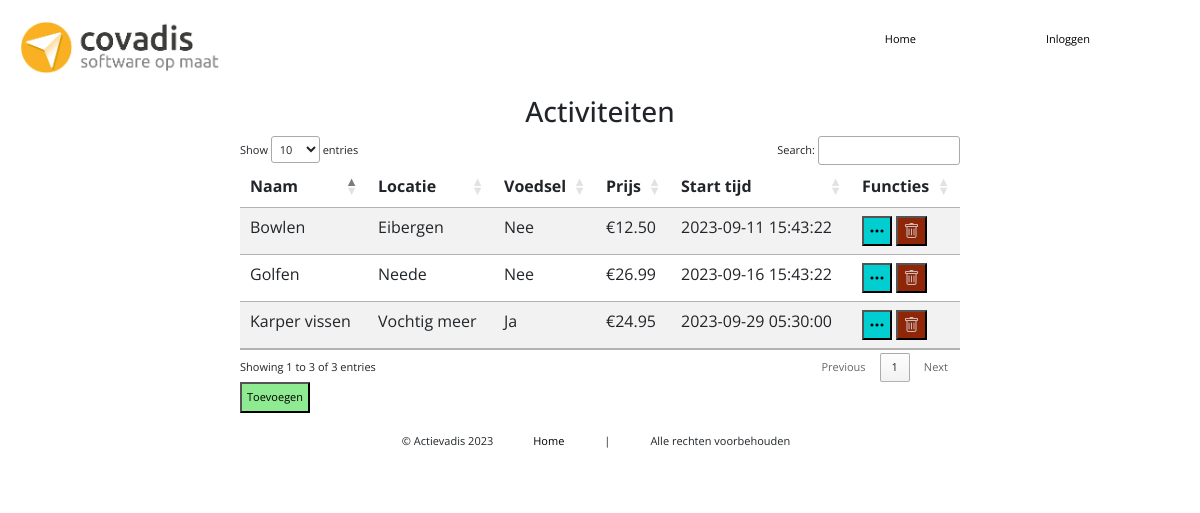
Page /Pages/Admin/admin.php on the committed database.
### tables this page shows
CREATE TABLE `activity` (
  `id` int(11) NOT NULL,
  `name` varchar(60) NOT NULL,
  `location` varchar(255) NOT NULL,
  `food` tinyint(1) NOT NULL,
  `price` double NOT NULL,
  `description` varchar(255) NOT NULL,
  `image` varchar(30) NOT NULL,
  `startTime` datetime NOT NULL,
  `endTime` datetime NOT NULL
);

### Database/databaseFunctions.php (called while the page is built, shortened)
<?php
function db_connect(){
    $servername = "localhost";
    $username   = "root";
    $password   = "";
    $dbname     = "actievadis";
    $mysqli = new mysqli($servername, $username, $password, $dbname);
    return $mysqli;
}
function db_getData($query){
    $mysqli = db_connect();
    $result = $mysqli->query($query);
    return $result;
}
?>

### Database/activityFunctions.php (called while the page is built, shortened)
<?php
require_once "databaseFunctions.php";
function getAllActivities()
{
    return db_getData("SELECT * FROM activity");
}
?>

### Class/HandyFunctions.php (called while the page is built, shortened)
<?php
function boolToYesNo($boolean)
{
    return $boolean ? "Ja" : "Nee";
}
?>

### Pages/Admin/admin.php (the view, shortened to what this page needs)
<?php
    require_once "../General/header.php";
    require_once "../../Database/activityFunctions.php";
?>
<link rel="stylesheet" href="../../Css/admin.css">
<link rel="stylesheet" href="https://cdn.jsdelivr.net/npm/bootstrap@5.2.3/dist/css/bootstrap.min.css">
<link href="//cdn.datatables.net/1.13.3/css/jquery.dataTables.min.css" rel="stylesheet">
<link rel="stylesheet" href="https://cdn.jsdelivr.net/npm/bootstrap-icons@1.10.3/font/bootstrap-icons.css">
<body>
    <div class="containerTable">
        <h3 class="bold">Activiteiten</h3>
        <table id="activityTable" class="table table-striped">
            <thead>
                <tr>
                    <th>Naam</th>
                    <th>Locatie</th>
                    <th>Voedsel</th>
                    <th>Prijs</th>
                    <th>Start tijd</th>
                    <th>Functies</th>
                </tr>
            </thead>
            <tbody>
                <?php $activities = getAllActivities();
                while ($activity = $activities->fetch_assoc()) {?>
                <tr>
                    <td><?php echo $activity['name']?></td>
                    <td><?php echo $activity['location']?></td>
                    <td><?php echo boolToYesNo($activity['food'])?></td>
                    <td><?php echo "€" . number_format((float)$activity['price'], 2, '.', '')?></td>
                    <td><?php echo $activity['startTime']?></td>
                    <td>
                        <button class="functionBtn btnMoreInfo" title="Meer info" id="<?php echo $activity['id'] ?>"><i class="bi bi-three-dots"></i></button>
                        <button class="functionBtn btnDelete" title="Meer info" id="<?php echo $activity['id'] ?>"><i class="bi bi-trash"></i></button>
                    </td>
                </tr>
                <?php }?>
            </tbody>
        </table>
        <button class="btnAddActivity" id="btnAddActivity">Toevoegen</button>
    </div>
</body>
<?php
require_once "../General/footer.php";
?>

### Pages/General/header.php (shortened to what this page needs)
<?php
include "../../Class/HandyFunctions.php";
?>
<htlm>
    <link rel="stylesheet" href="../Css/header.css">
    <link rel="stylesheet" href="../../Css/header.css">
    <body>
        <div class="Header">
            <div class="Title">
                <img src="../../Images/ImgLogo.png" width="200px">
            </div>
            <nav class="Navheader">
                <ul class="MenuHeader">
                    <li class="headerli"><a href="#" class="headerA">Home</a></li>
                        <li class="headerli">
                        <?php
                        if (isset($_COOKIE['CurrUser'])) {
                        ?>
                            <a href="../Account/logout.php" class="headerA"><span class="ingelogd">Uitloggen</span>
                        </a>
                        <?php
                        } else { ?>
                            <li class="headerli"><a href="../Account/login.php" class="headerA">Inloggen</a></li>
                        <?php } ?>
                        </li>
                </ul>
            </nav>
        </div>
    </body>
</htlm>

### Pages/General/footer.php (shortened to what this page needs)
<htlm>
    <link rel="stylesheet" href="../Css/footer.css">
    <link rel="stylesheet" href="../../Css/footer.css">
    <body>
        <div class="Footer">
            <div class="Info">
                <ul class="Menu">
                    <li>© Actievadis 2023 </li>
                    <li><a href="../General/index.php">Home</a></li>
                    <li>|</li>
                    <li>Alle rechten voorbehouden</li>
                </ul>
    </body>
</htlm>

### Css/header.css (style rules this page uses)
body { font-family: 'Open Sans', sans-serif; font-size: 17px; }
* { margin: 0; padding: 0; }
.Header { padding: 20px; display: flex; background-color: white; }
.Title { width: 30%; }
.Navheader { width: 70%; display: flex; align-items: center; justify-content: end; }
.MenuHeader { display: flex; }
.headerA { display: flex; margin-right: 50px; align-items: center; align-self: center; text-decoration: none; color: black; border: 1px white; }
.headerli { list-style: none; }

### Css/admin.css (style rules this page uses)
.containerTable { padding: 0 20%; }
.containerTable h3 { text-align: center; }
.btnMoreInfo { background-color: darkturquoise; }
.btnAddActivity { background-color: #8FEB91; padding: 5px; }
.functionBtn { height: 30.21px; width: 30.21px; }
.btnDelete { background-color: #8e2607; }
.btnDelete i { color: rgb(203, 189, 189); }

### Css/footer.css (style rules this page uses)
body { font-family: 'Open Sans', sans-serif; font-size: 11px; }
* { margin: 0; padding: 0; }
.Footer { padding: 20px; display: flex; justify-content: center; background-color: white; }
.Menu { display: flex; }
.Menu a { display: flex; align-items: center; align-self: center; text-decoration: none; color: black; border: 1px white; }
li { list-style: none; margin-right: 40px; }

### rows in the picture
activity: name "Bowlen", location "Eibergen", food "Nee", price "12.50", startTime "2023-09-11 15:43:22"
activity: name "Golfen", location "Neede", food "Nee", price "26.99", startTime "2023-09-16 15:43:22"
activity: name "Karper vissen", location "Vochtig meer", food "Ja", price "24.95", startTime "2023-09-29 05:30:00"
